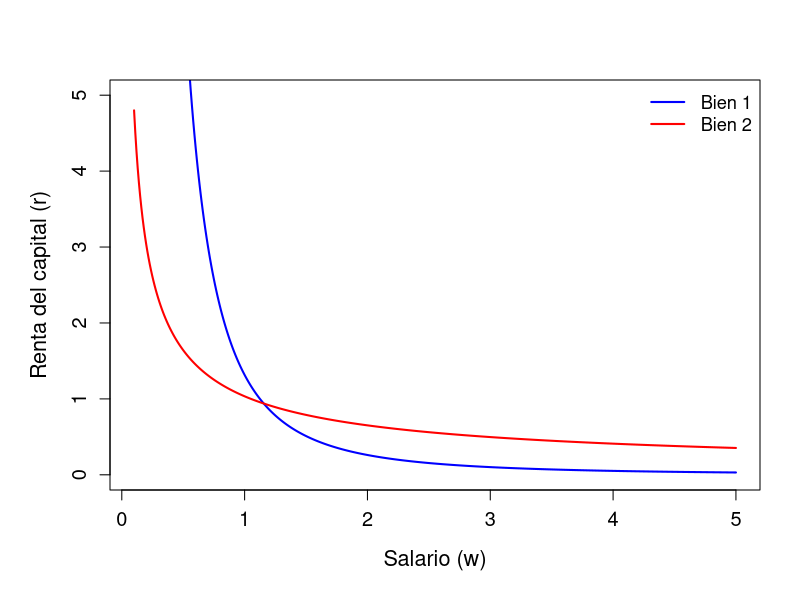
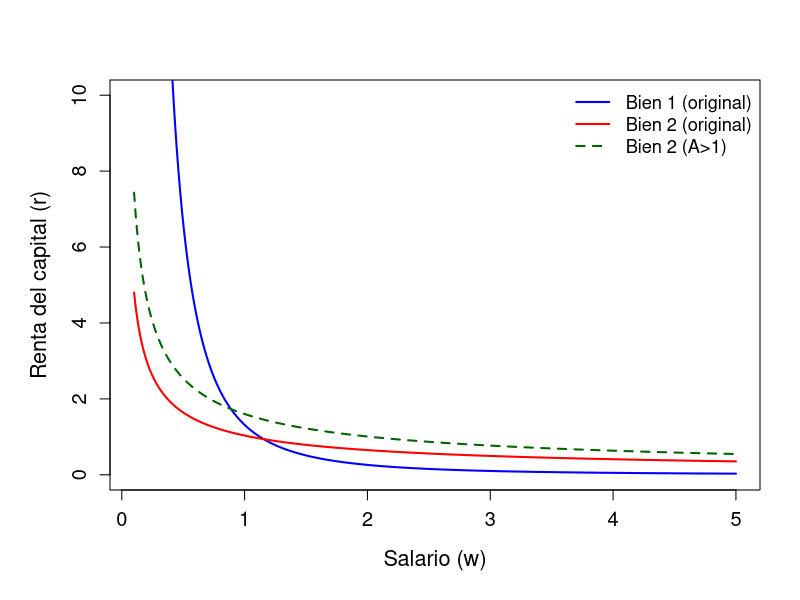

The R source for these figures, in order:

#GRAFICA 1

# Parámetros
p1 <- 2
p2 <- 2
alpha <- 0.3
beta  <- 0.6

# Funciones
r1 <- function(w){
  ((p1*(1-alpha)^(1-alpha)*alpha^alpha)/(w^(1-alpha)))^(1/alpha)
}

r2 <- function(w){
  ((p2*(1-beta)^(1-beta)*beta^beta)/(w^(1-beta)))^(1/beta)
}

# Dominio
w_vals <- seq(0.1, 5, length.out = 500)

# Ajustar márgenes (más espacio izquierda y abajo)
par(mar = c(5.5, 5.5, 4, 2))

# Graficar
plot(w_vals, r1(w_vals),
     type = "l",
     col = "blue",
     lwd = 2,
     xlab = "Salario (w)",
     ylab = "Renta del capital (r)",
     cex.lab = 1.3,
     cex.axis = 1.2,
     ylim = c(0, 5))

lines(w_vals, r2(w_vals),
      col = "red",
      lwd = 2)

legend("topright",
       legend = c("Bien 1", "Bien 2"),
       col = c("blue", "red"),
       lwd = 2,
       bty = "n",
       cex = 1.1)

#GRAFICA 2


# Parámetros
p1 <- 2
p2 <- 2
alpha <- 0.3
beta  <- 0.6

# Progreso tecnológico Hicks-neutral en bien 2
A <- 1.3                 # A > 1
p2_eff <- A * p2          # equivalente a "precio efectivo" del bien 2

# Funciones r(w)
r1 <- function(w){
  ((p1*(1-alpha)^(1-alpha)*alpha^alpha)/(w^(1-alpha)))^(1/alpha)
}

r2 <- function(w){
  ((p2*(1-beta)^(1-beta)*beta^beta)/(w^(1-beta)))^(1/beta)
}

r2_new <- function(w){
  ((p2_eff*(1-beta)^(1-beta)*beta^beta)/(w^(1-beta)))^(1/beta)
}

# Dominio (w > 0)
w_vals <- seq(0.1, 5, length.out = 500)

# Ajustar márgenes para que no se peguen labels
par(mar = c(5.5, 5.5, 4, 2))

# Calcular valores
y1  <- r1(w_vals)
y2  <- r2(w_vals)
y2n <- r2_new(w_vals)

# Limites (para que entren las 3 curvas)
ymax <- max(y1, y2, y2n, na.rm = TRUE)
ymax <- min(ymax, 10)   # cap opcional para evitar escalas gigantes

# Graficar curvas originales
plot(w_vals, y1,
     type = "l",
     col = "blue",
     lwd = 2,
     xlab = "Salario (w)",
     ylab = "Renta del capital (r)",
     cex.lab = 1.3,
     cex.axis = 1.2,
     ylim = c(0, ymax))

lines(w_vals, y2,
      col = "red",
      lwd = 2)

# Nueva curva del bien 2 (shock tecnológico) en verde
lines(w_vals, y2n,
      col = "darkgreen",
      lwd = 2,
      lty = 2)

# Leyenda
legend("topright",
       legend = c("Bien 1 (original)", "Bien 2 (original)", "Bien 2 (A>1)"),
       col    = c("blue", "red", "darkgreen"),
       lwd    = 2,
       lty    = c(1, 1, 2),
       bty    = "n",
       cex    = 1.1)




